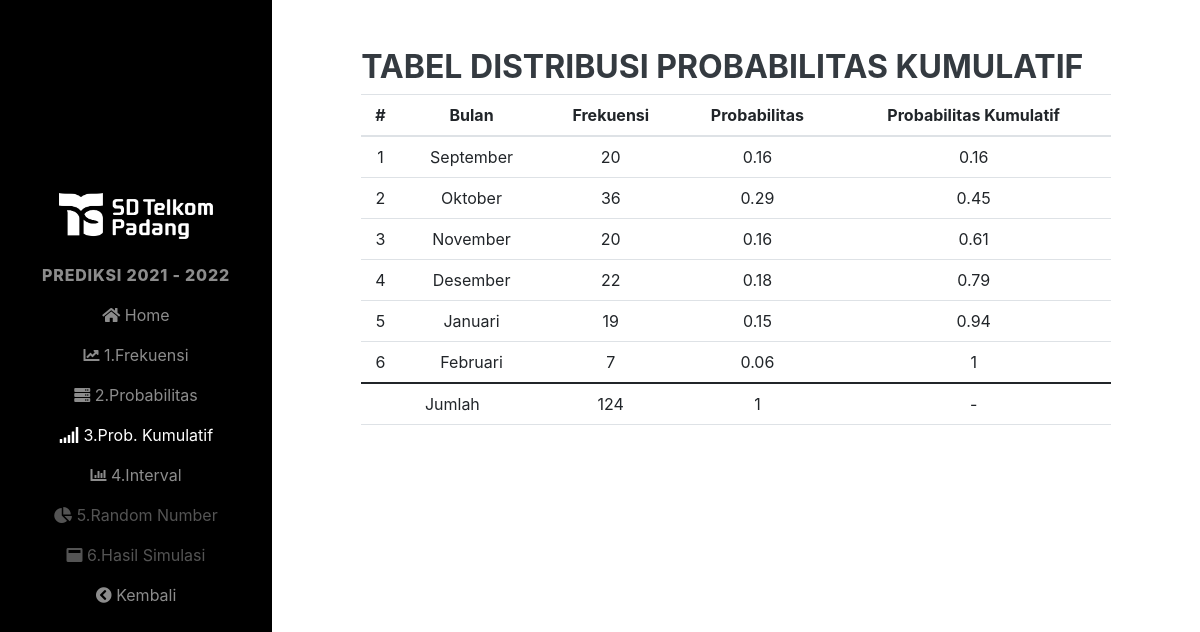
Page /2021-2022/home.php?p=probabilitas-kumulatif on the committed database.
### tables this page shows
CREATE TABLE `pendaftar2021_2022` (
  `kd_bulan` varchar(10) NOT NULL,
  `pendaftar` int(5) NOT NULL
);

CREATE TABLE `bulan` (
  `kd_bulan` varchar(10) NOT NULL,
  `nama_bulan` varchar(10) NOT NULL
);

### 2021-2022/probabilitas-kumulatif.php (the view, shortened to what this page needs)
<div class="page-content--bgf7">
    <section class="p-t-20">
        <div class="container">
            <div class="row">
                <div class="col-md-10 offset-1 pt-5">
                    <h3 class="title-5 m-b-35">Tabel Distribusi Probabilitas Kumulatif</h3>
                    <div class="table-responsive table-responsive-data2">
                        <table class="table table-data2 text-center">
                            <thead>
                                <tr>
                                    <th> # </th>
                                    <th>Bulan</th>
                                    <th>Frekuensi</th>
                                    <th>Probabilitas</th>
                                    <th>Probabilitas Kumulatif</th>
                                </tr>
                            </thead>
                            <tbody>
                                <?php
                                $totals = mysqli_query($con, "SELECT SUM(pendaftar) AS total FROM pendaftar2021_2022") or die(mysqli_error($con));
                                $total = mysqli_fetch_array($totals);
                                $no = 1;
                                $sqls = mysqli_query($con, "SELECT * FROM pendaftar2021_2022 a INNER JOIN bulan b ON a.kd_bulan = b.kd_bulan") or die(mysqli_error($con));
                                foreach ($sqls as $sql) { ?>
                                    <tr class="tr-shadow">
                                        <td><?= $no ?></td>
                                        <td><?= $sql['nama_bulan'] ?></td>
                                        <td><?= $sql['pendaftar'] ?></td>
                                        <td><?= $prob = round($sql['pendaftar'] / $total['total'], 2) ?></td>
                                        <td><?= @$probkum += $prob  ?></td>
                                    </tr>
                                    <?php $no++ ?>
                                    <?php @$jmlfreq += $sql['pendaftar'] ?>
                                    <?php @$jmlprob  += $prob ?>
                                <?php } ?>
                            </tbody>
                            <tfoot>
                                <tr>
                                    <td colspan="2">Jumlah</td>
                                    <td><?= number_format($jmlfreq) ?></td>
                                    <td><?= $jmlprob ?></td>
                                    <td> - </td>
                                </tr>
                            </tfoot>
                        </table>
                    </div>
                </div>
            </div>
        </div>
    </section>

### rows in the picture
pendaftar2021_2022: bulan.nama_bulan "September", pendaftar "20", total "0.16", prob "0.16"
pendaftar2021_2022: bulan.nama_bulan "Oktober", pendaftar "36", total "0.29", prob "0.45"
pendaftar2021_2022: bulan.nama_bulan "November", pendaftar "20", total "0.16", prob "0.61"
pendaftar2021_2022: bulan.nama_bulan "Desember", pendaftar "22", total "0.18", prob "0.79"
pendaftar2021_2022: bulan.nama_bulan "Januari", pendaftar "19", total "0.15", prob "0.94"
pendaftar2021_2022: bulan.nama_bulan "Februari", pendaftar "7", total "0.06", prob "1"

### other values in the picture
$jmlfreq "124"
$jmlprob "1"
